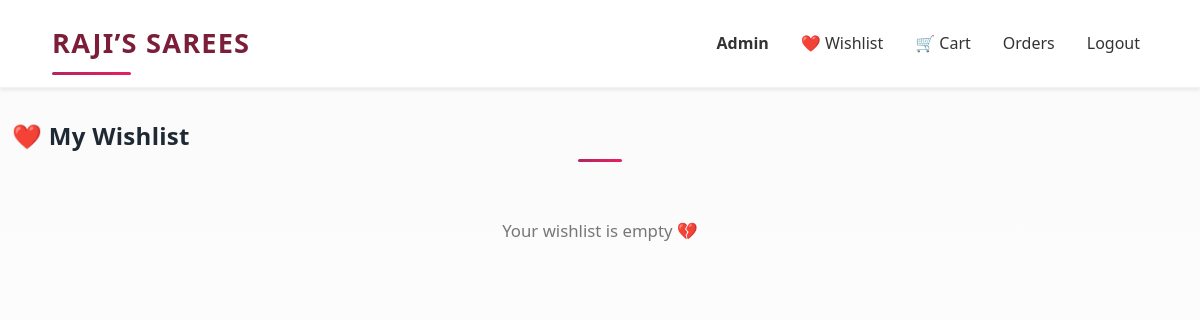
Page /wishlist (signed in) on the earlier database version.
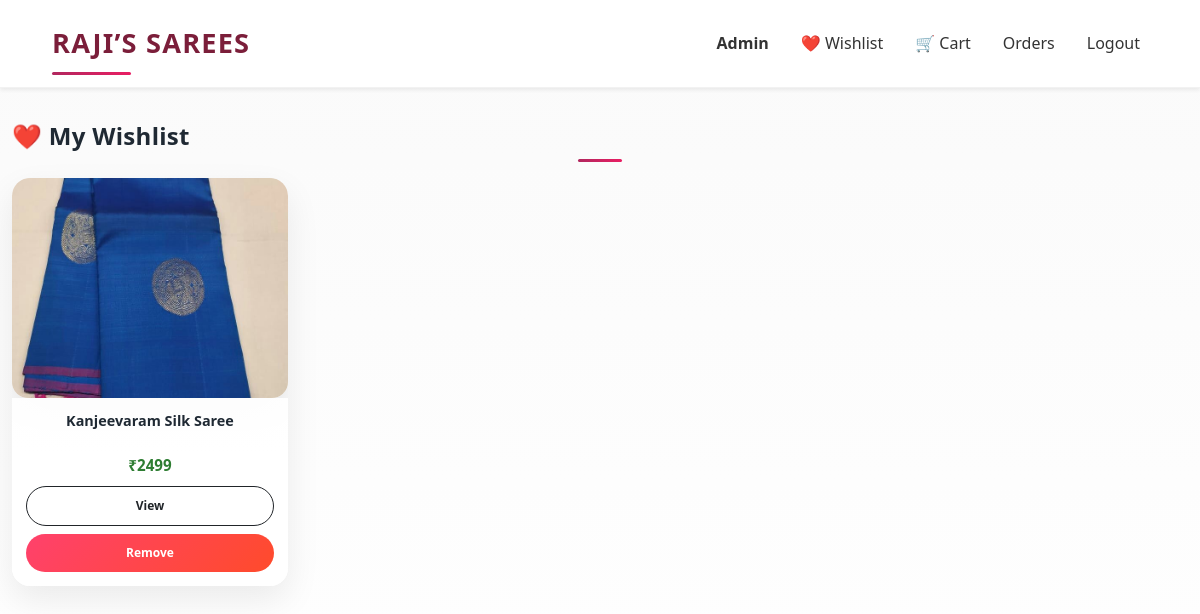
Same page on the later database version.
### app.py (models this page shows)
class Wishlist(db.Model):
    id = db.Column(db.Integer, primary_key=True)
    user_id = db.Column(db.Integer, db.ForeignKey("user.id"), nullable=False)
    product_id = db.Column(db.Integer, db.ForeignKey("product.id"), nullable=False)
    product = db.relationship("Product")

class Product(db.Model):
    id = db.Column(db.Integer, primary_key=True)
    name = db.Column(db.String(150), nullable=False)
    mrp = db.Column(db.Integer, nullable=False)
    price = db.Column(db.Integer, nullable=False)
    stock = db.Column(db.Integer, nullable=False)
    image = db.Column(db.String(300), nullable=False)
    description = db.Column(db.Text, nullable=False)

### app.py (the view)
@app.route("/wishlist")
@login_required
def wishlist():
    items = Wishlist.query.filter_by(user_id=current_user.id).all()
    return render_template("wishlist.html", items=items)

### app.py (called while the page is built)
@login_manager.user_loader
def load_user(user_id):
    return User.query.get(int(user_id))

@app.context_processor
def inject_cart_count():
    if current_user.is_authenticated:
        count = db.session.query(
            func.sum(CartItem.quantity)
        ).filter_by(user_id=current_user.id).scalar()
        return {"cart_count": count or 0}
    return {"cart_count": 0}

### templates/wishlist.html (shortened to what this page needs)
<!DOCTYPE html>
<html lang="en">
<head>
    <link href="https://cdn.jsdelivr.net/npm/bootstrap@5.3.3/dist/css/bootstrap.min.css" rel="stylesheet">
    <link rel="stylesheet" href="{{ url_for('static', filename='css/wishlist.css') }}">
</head>
<body>
<div class="toast-container position-fixed top-0 end-0 p-3">
</div>
<nav class="navbar navbar-expand-lg bg-white shadow-sm sticky-top">
  <div class="container">
    <a class="navbar-brand fw-bold brand-logo" href="/">RAJI’S SAREES</a>
    <div class="collapse navbar-collapse" id="mainNavbar">
      <ul class="navbar-nav ms-auto align-items-lg-center gap-lg-3">
        {% if current_user.is_authenticated %}
          {% if current_user.is_admin %}
            <li class="nav-item">
              <a href="/admin/dashboard" class="nav-link fw-bold text-danger">Admin</a>
            </li>
          {% endif %}
          <li class="nav-item">
            <a href="/wishlist" class="nav-link">❤️ Wishlist</a>
          </li>
          <li class="nav-item position-relative">
            <a href="/cart" class="nav-link">
              🛒 Cart
            </a>
          </li>
          <li class="nav-item">
            <a href="/orders" class="nav-link">Orders</a>
          </li>
          <li class="nav-item">
            <a href="/logout" class="nav-link">Logout</a>
          </li>
        {% endif %}
      </ul>
    </div>
  </div>
</nav>
<div class="container mt-4">
  {% block content %}
  <h4 class="mb-3">❤️ My Wishlist</h4>
<div class="row">
  {% for item in items %}
    <div class="col-6 col-md-3 mb-3">
      <div class="card product-card">
        <img
        src="{{ url_for('static',
              filename='uploads/' ~ item.product.name|lower|replace(' ', '') ~ '.jpg') }}"
        class="img-fluid product-img w-100"
        alt="{{ item.product.name }}"
        loading="lazy"
        onerror="this.onerror=null;this.src='/static/uploads/default.jpg';"
      >
        <div class="card-body">
          <h6 class="product-name">{{ item.product.name }}</h6>
          <p class="sale-price">₹{{ item.product.price }}</p>
          <a href="/product/{{ item.product.id }}" class="btn btn-sm btn-outline-dark w-100 mb-2">
            View
          </a>
          <form method="POST" action="/wishlist/toggle/{{ item.product.id }}">
            <button class="btn btn-sm btn-danger w-100">
              Remove
            </button>
          </form>
        </div>
      </div>
    </div>
  {% endfor %}
</div>
{% if items|length == 0 %}
  <p class="text-muted">Your wishlist is empty 💔</p>
{% endif %}
  {% endblock %}
</div>
</body>
</html>

Differences in the rows shown:
added Wishlist: product.name "Kanjeevaram Silk Saree", product.price "2499"
Other differences:
text no longer shown: "Your wishlist is empty 💔"
